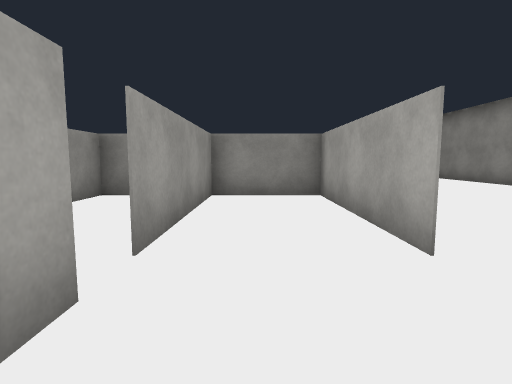
View 1 (above)

24 first-person views from a walk through a Unity game level. The camera is 1.3 m above the floor, tilts 6° down and sees 80° across. The floor is counted in squares, 1.8 m on a side. Each view is taken from the middle of a square. On the plan, view 1 faces up. The plan holds only what a view shows up to about 10 squares ahead; the rest is blank. The place goes on beyond the plan. The player is left out. Surface patterns are stand-ins for the level's own textures.

View 2
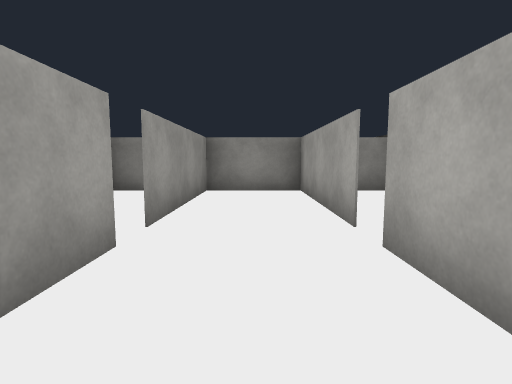

View 3
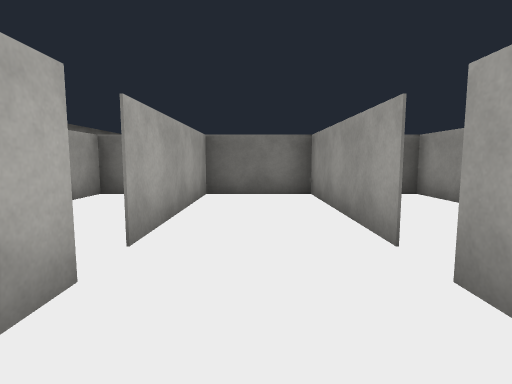

View 4
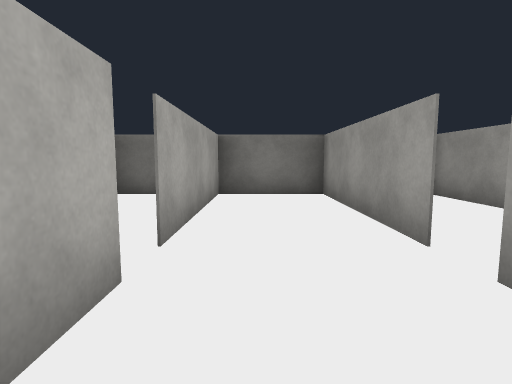

View 5
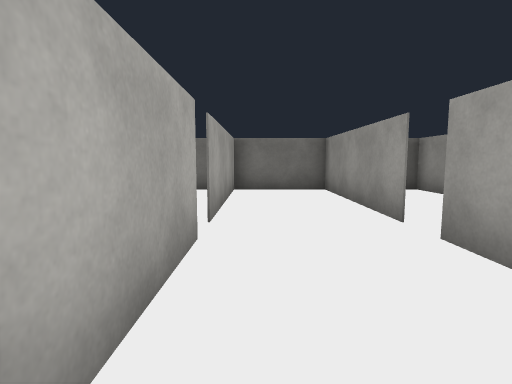

View 6
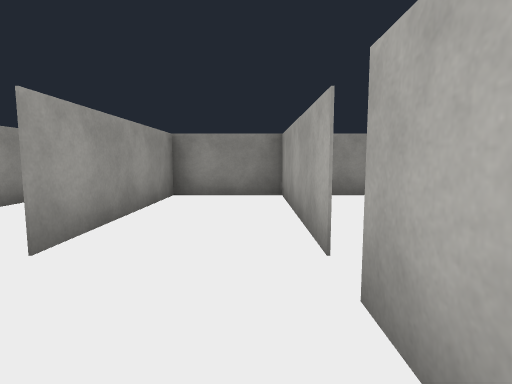

View 7
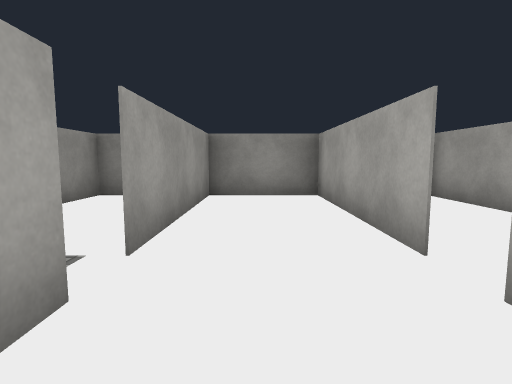

View 8
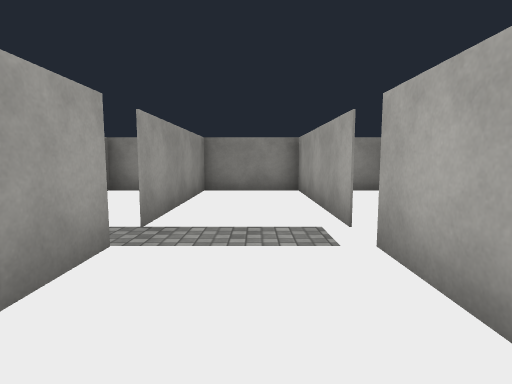

View 9
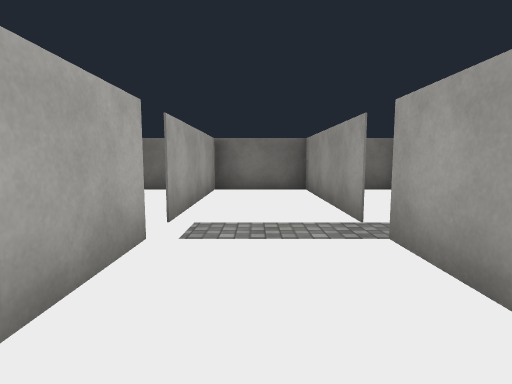

View 10
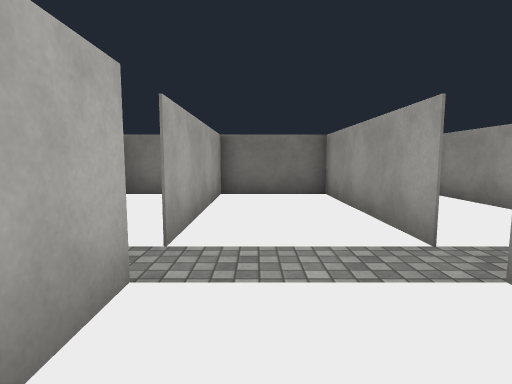

View 11
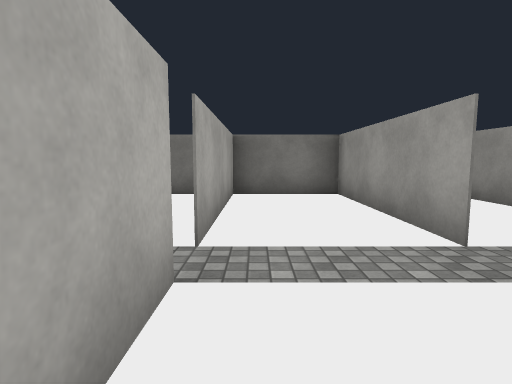

View 12
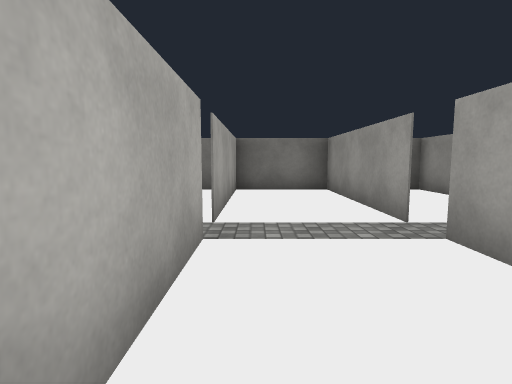

View 13
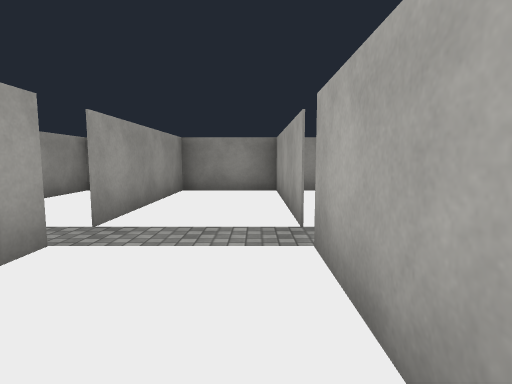

View 14
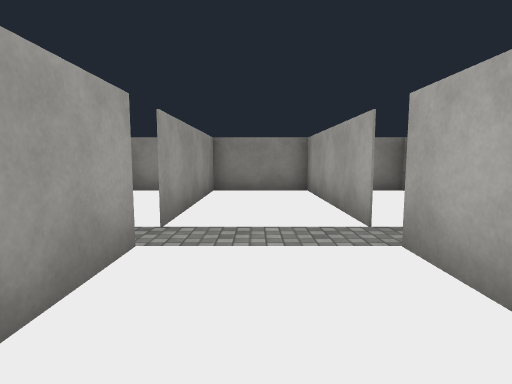

View 15
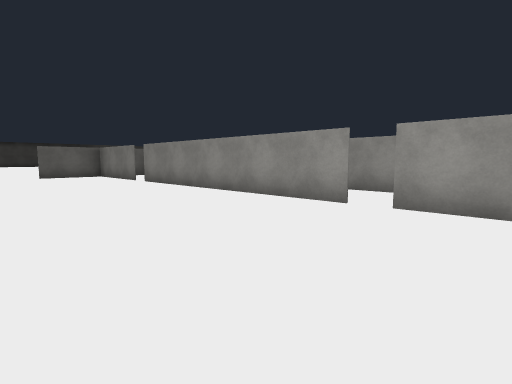

View 16
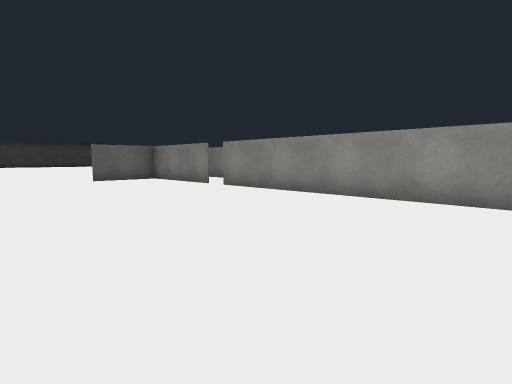

View 17
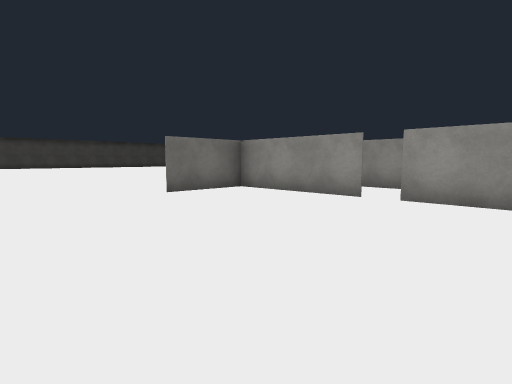

View 18
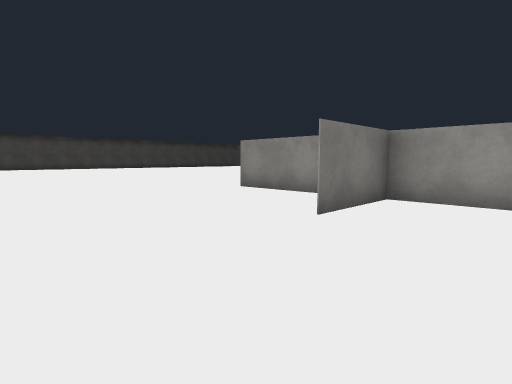

View 19
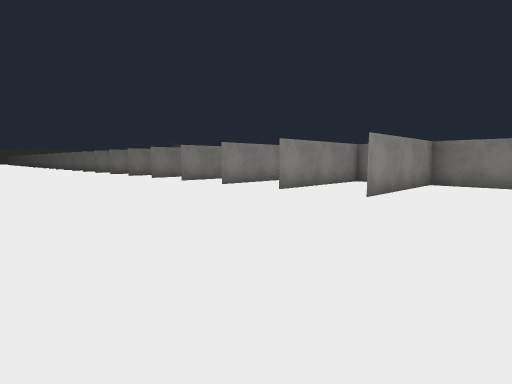

View 20
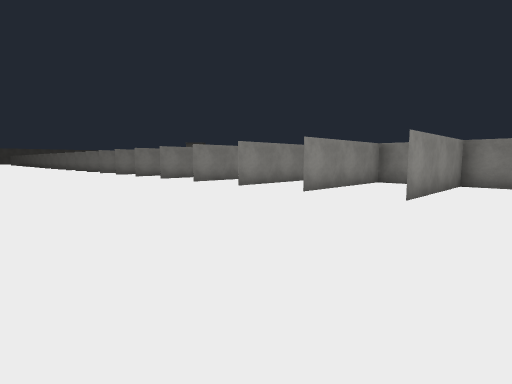

View 21
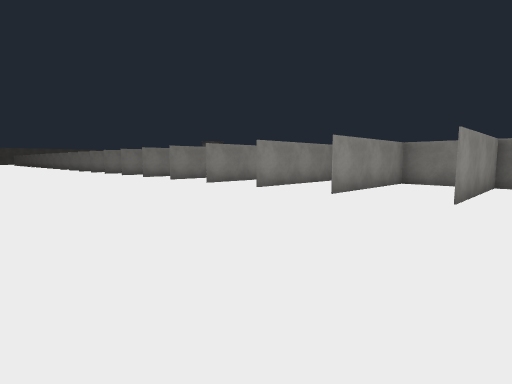

View 22
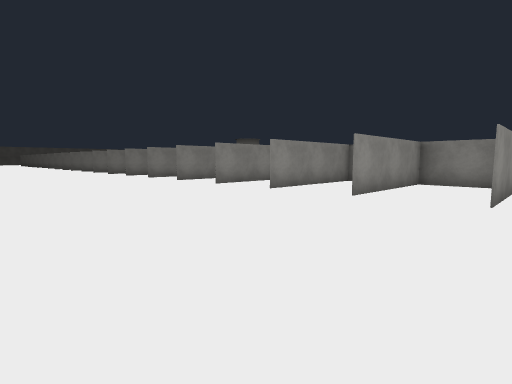

View 23
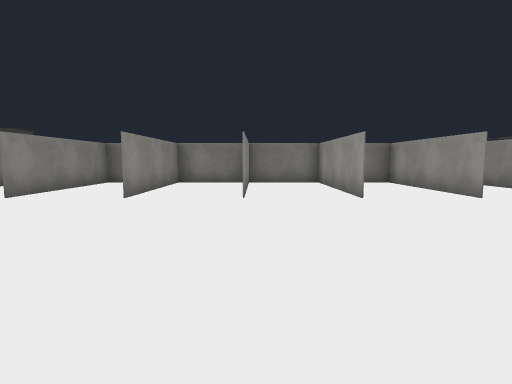

View 24
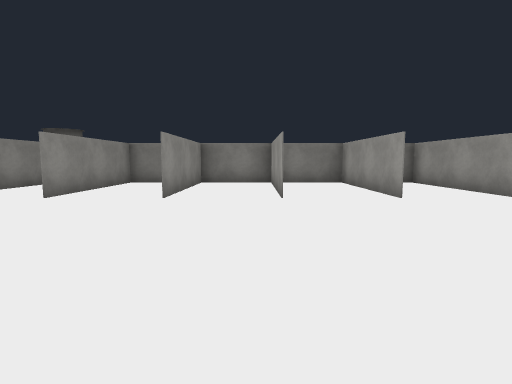

### Floor plan
Ten units are one square. View 1 is at (0, 0); x grows to the right and y downward. Boxes are objects, and circles mark ways between rooms. Rooms are numbered by the first view taken in them; rooms with no view inside come last. Other rooms are left out.
<svg viewBox="-195 -106 273 253">
<path fill="none" stroke="#000" d="M-9 -15 -9 -2M13 -22 13 -62 -9 -62 -9 -22M-9 -22 -9 -62 -29 -62M-32 -15 -32 25M-32 -62 -32 -22M-29 25 -9 25 -9 -15M-32 -22 -32 -31M-54 -15 -54 25M-29 -62 -49 -62M-32 25 -32 -15M-50 25 -29 25M-77 -15 -77 25M-55 -22 -55 -61M-77 -62 -77 -22M-55 22 -55 -15M-81 25 -50 25M-49 -62 -81 -62M-100 -15 -100 -10M-77 -22 -77 -62M-81 -62 -101 -62M-100 -62 -100 -22M-101 25 -81 25M-100 -22 -100 -62M-122 -15 -122 25M-101 -62 -121 -62M-122 -62 -122 -22M-100 25 -100 -15M-121 25 -101 25M-123 -22 -123 -32M-145 -15 -145 25M-121 -62 -141 -62M-123 25 -123 -15M-141 25 -121 25M-168 -15 -168 25 -141 25M-145 -22 -145 -62M-168 -62 -168 -22M-141 -62 -170 -62M-145 24 -145 -15M-190 -15 -190 25M-168 -22 -168 -62M-168 -4 -168 -15M-170 -62 -190 -62 -190 -22M13 -36 13 -22M13 -16 13 60M73 -86 73 -101M13 66 13 142M-32 102 -32 142M-9 102 -9 142M12 102 36 102M-100 102 -100 142 -100 102M32 103 -54 103 -54 142M-77 114 -77 142 -77 103 -168 103 -168 142M-55 122 -55 112M-122 110 -122 142M-145 102 -145 142M-179 103 -190 103 -190 142M-123 142 -123 102M-145 141 -145 106"/>
<circle cx="-10" cy="-20" r="3" fill="#2a7"/>
<circle cx="10" cy="-20" r="3" fill="#2a7"/>
<circle cx="-30" cy="-20" r="3" fill="#2a7"/>
<circle cx="-50" cy="-20" r="3" fill="#2a7"/>
<circle cx="-80" cy="-20" r="3" fill="#2a7"/>
<circle cx="-100" cy="-20" r="3" fill="#2a7"/>
<circle cx="-120" cy="-20" r="3" fill="#2a7"/>
<circle cx="-140" cy="-20" r="3" fill="#2a7"/>
<circle cx="-170" cy="-20" r="3" fill="#2a7"/>
<text x="0" y="-20">1</text>
<text x="-20" y="-20">2</text>
<text x="-40" y="-20">3</text>
<text x="-70" y="-20">4</text>
<text x="-90" y="-20">5</text>
<text x="-110" y="-20">6</text>
<text x="-130" y="-20">7</text>
<text x="-160" y="-20">8</text>
<text x="-180" y="-20">9</text>
<text x="-40" y="-70">10</text>
</svg>
Room 1 opens to room 2. Room 1 opens to room 10. Room 2 opens to room 3. Room 3 opens to room 4. Room 4 opens to room 5. Room 5 opens to room 6. Room 6 opens to room 7. Room 7 opens to room 8. Room 8 opens to room 9.

Where each view was taken, in squares from view 1:
view 1: 0 up, 0 right, facing up
view 2: 1 down, 2 left, facing up
view 3: 4 up, 2 left, facing down
view 4: 4 up, 4 left, facing down
view 5: 5 up, 6 left, facing down
view 6: 0 up, 6 left, facing up
view 7: 0 up, 9 left, facing up
view 8: 1 down, 11 left, facing up
view 9: 5 up, 11 left, facing down
view 10: 4 up, 13 left, facing down
view 11: 4 up, 15 left, facing down
view 12: 5 up, 15 left, facing down
view 13: 1 down, 15 left, facing up
view 14: 1 down, 18 left, facing up
view 15: 4 up, 6 right, facing down-left
view 16: 1 up, 7 right, facing down-left
view 17: 4 down, 7 right, facing down-left
view 18: 8 down, 7 right, facing down-left
view 19: 20 down, 4 right, facing up-left
view 20: 20 down, 1 right, facing up-left
view 21: 20 down, 2 left, facing up-left
view 22: 20 down, 7 left, facing up-left
view 23: 20 down, 12 left, facing up
view 24: 20 down, 15 left, facing up
